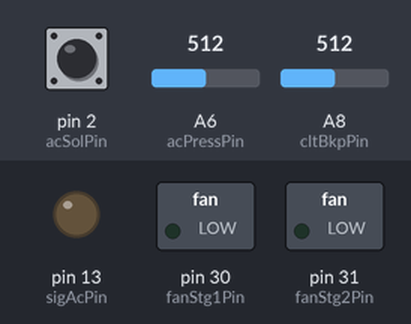
Bench run of a program on a simulated Arduino Mega 2560, built with avr-gcc and run on an emulated ATmega2560. Parts: switched loads named in the program (green lamp = pin HIGH), output pins drawn as LEDs (lit = HIGH). The inputs (shaded band) are chosen by the test bench; at power-on: A6 (acPressPin) = 512, A8 (cltBkpPin) = 512, pin 2 (acSolPin) HIGH.

Above: at 1.3 s.
1.4 s: A6 (acPressPin) set to 581
4.0 s: A6 (acPressPin) set to 609
At 6.8 s:
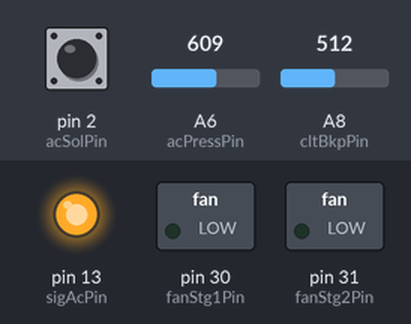
7.0 s: A8 (cltBkpPin) set to 122
10.0 s: A8 (cltBkpPin) set to 111
At 12.9 s:
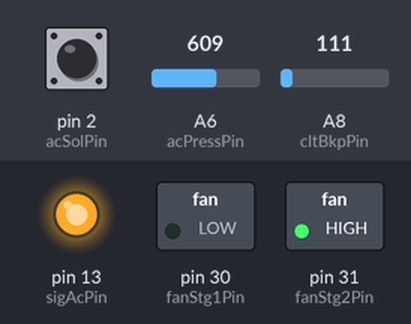
13.0 s: pin 2 (acSolPin) pulled LOW for 0.3 s
At 13.7 s:
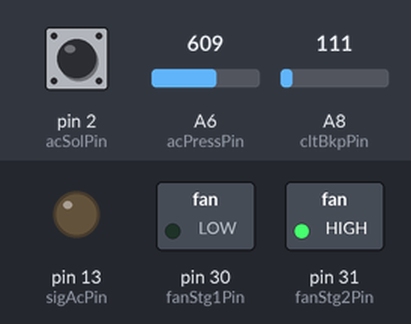
16.3 s: A8 (cltBkpPin) set to 140
At 19.0 s:
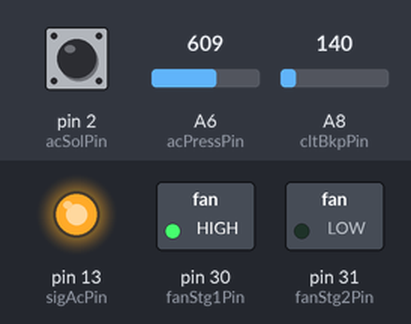
Timing chart, 0 to 20.3 s (numbered marks = the images above; inputs shaded):
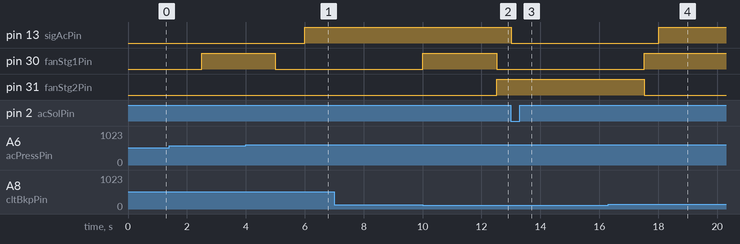

The program:

main.cpp
```cpp
/*

Controle de arrefecimento 2 estágios e ar condicionado com transdutor de pressão.
Autor: unBond 20/06/2022
Versão: 0.1

*/

/*
AR Condicionado - Ainda a definir os valores

Usando as informações do pressostato de 4 vias do Vectra B como base, temos:

- Menos de 29PSI / 2 bar : Sistema sem carga, não aciona compressor
- Mais de 435PSI / 29,99 bar : Sobrepressão, desligar compressor. Rearme somente
abaixo de 275PSI / 18,96 bar.
- Mais de 285PSI / 19,65 bar : Ligar eletroventilador segunda velocidade.
Desligar abaixo de 215PS 14,8I.

https://www.clubedovectra.com.br/forum/viewtopic.php?t=18135


Sistema de arrefecimento - Referência astra 2006 FlexPower

A termostática abre com 87º/102 graus.
Primeiro estágio Arma com 102 graus, quando arma ventilador permanece ativo até 92 graus.
Segundo estágio Arma com 107 e permanece ativado até 102 graus.

*/

//------------------------------------------------------------------------------------
// Bibliotecas
//------------------------------------------------------------------------------------
#include <Arduino.h>


//------------------------------------------------------------------------------------
// Debug Geral -- Descomente para ativar o modo debug via serial
//------------------------------------------------------------------------------------
//#define MODULO_ARREF_AC

//------------------------------------------------------------------------------------
// Definicoes do sistema de arrefecimentio
//------------------------------------------------------------------------------------
// AC
#define TPS_MAX_AC 90                               // Valor máximo em % de tps - Plena carga
#define AC_PRESS_MIN_OFF 40                         // Valor em BAR Proteção por carga inssuficiente de fluído refrigerante    -  // Verificar
#define AC_PRESS_MIN_FAN_STG1_EN 130                // Valor em BAR Mínimo de pressão para acionar velocidade 1 - Verificar
#define AC_PRESS_MAX_FAN_STG1_EN 210                // Valor em BAR Máximo de pressão para manter  velocidade 1 - Verificar
#define AC_PRESS_MIN_FAN_STG2_EN 220                // Valor em BAR Mínimo de pressão para acionar velocidade 2 - Verificar
#define AC_PRESS_MAX_SAFE_OFF 280                   // Valor em BAR Proteção por excesso de pressao desligar o compressor
#define AC_COMP_HISTER 5                            // Valor em sec, histere entre ativações do compressor.
// Arrefecimento
#define CLT_FAN_STG_1 100                           // Valor para acionar a primeira Velocidade
#define CLT_FAN_HIST_STG_1 92                       // Valor que será mantido uma vez ativado a velocidade 1 - histerese
#define CLT_FAN_STG_2 106                           // Valor para acionar a segunda Velocidade
#define CLT_FAN_HIST_STG_2  101                     // Valor que será mantido uma vez ativado a velocidade 2 - histerese

//------------------------------------------------------------------------------------
// I/O - microcontrolador - 2560
//------------------------------------------------------------------------------------
#define cltBkpPin A8  // Temperatura BKP se não houver CAN
#define acPressPin A6 // Transdutor A/C
#define acSolPin 2    // Solicitação AC 0.5V AC desligado / 12.5V AC LIGADO
#define sigAcPin 13   // Saida Compressor - Input PE1 MS2. //29 d13 pra testar
#define fanStg1Pin 30 // Fan estágio 1 - mosfet
#define fanStg2Pin 31 // Fan estágio 2 - mosfet

//------------------------------------------------------------------------------------
// Variaveis globais
//------------------------------------------------------------------------------------
// ISR
volatile unsigned long counter = 0;  // O valor máximo nesse projeto é  3.

// Auxiliares e contadores
volatile int16_t cltBkp = 0;
volatile uint16_t acPress = 0 ;
volatile byte acSol = 0, fanStg1 = 0, fanStg2 = 0, statusComp = 0;
// Auxiliares de amostragem
volatile uint8_t indexEngTemp = 0, histComp = 0;
//------------------------------------------------------------------------------------
// Declaracao de todas as funcoes - protótipos
//-----------------------------------------------------------------------------------

void setup();
void loop();
void fanStgControl();
void acSis();
void compOn();
void compOff();
void ativaComp();
void desatComp();
void ativaFanStg1();
void desatFanStg1();
void ativaFanStg2();
void desatFanStg2();
ISR(TIMER1_OVF_vect);

//------------------------------------------------------------------------------------
// Setup
//------------------------------------------------------------------------------------
void setup() {

  noInterrupts();
  analogReference(DEFAULT); //Cuidado isso é referente a cada projeto.

  #if defined(MODULO_ARREF_AC)
  Serial.begin(115200);

  while (!Serial) {
    ; // wait for serial port to connect. Needed for native USB port only
  }
  #endif
  //---Definicao dos pinos no microcontrolador
  pinMode(cltBkpPin, INPUT);
  pinMode(acPressPin, INPUT);
  pinMode(acSolPin, INPUT_PULLUP);
  pinMode(sigAcPin, OUTPUT);
  pinMode(fanStg1Pin, OUTPUT);
  pinMode(fanStg2Pin, OUTPUT);

  digitalWrite(sigAcPin, LOW);
  digitalWrite(fanStg1, LOW);
  digitalWrite(fanStg2, LOW);

  // Pré-scaller, timer
  TCCR1A = 0;
  TCCR1B |= ((1 << CS10) | (1 << CS11));
  TIMSK1 |= (1 << TOIE1);
  TCNT1 = 3036;

  interrupts();
}

//------------------------------------------------------------------------------------
// loop
//------------------------------------------------------------------------------------
void loop() {
#if defined(MODULO_ARREF_AC)
  Serial.println(" ");
  Serial.print("cltBkp: ");
  Serial.println(cltBkp);
  Serial.print("fanStg1: ");
  Serial.println(fanStg1);
  Serial.print("fanStrg2: ");
  Serial.println(fanStg2);
  //
  Serial.print("AcPress: ");
  Serial.println(acPress);
  Serial.print("acSol: ");
  Serial.println(acSol);
  Serial.print("statusComp: ");
  Serial.println(statusComp);
  Serial.print("Histerese ");
  Serial.println(histComp);
  Serial.println(" ");
  delay(2000);
#endif
}
//--------- Fim loop  ---------//

//------------------------------------------------------------------------------------
// arref
//------------------------------------------------------------------------------------
void fanStgControl() {

  static int16_t smoothEngTemp = 0;
  static uint8_t fanControl = 0;

  indexEngTemp++;
  // estado de leitura

  //Aqui iremos usar 10 leituras e realizar a média delas, útil para sensores analógicos.
  //Mesmo assim talvez seja interessante usar um pequeno capacitor nas entradas analógica para leitura mais suavizada.

  if (indexEngTemp <= 10) {
    //
    smoothEngTemp = analogRead(cltBkpPin) + smoothEngTemp;
  }

  if (indexEngTemp == 10) {
    cltBkp = (int16_t)(smoothEngTemp / indexEngTemp);
    indexEngTemp = 0;
    smoothEngTemp = 0;

    cltBkp = (int16_t)map(cltBkp, 0, 1024, 120, -10);
    // Amostragem obtida

    // Estrutura de controle de acionamento das velocidades dos ventiladores

    // Liga stg1
    if ((cltBkp >= CLT_FAN_STG_1) || (acPress >= AC_PRESS_MIN_FAN_STG1_EN)) {
      fanControl = 1;
      #if defined(MODULO_ARREF_AC)
      Serial.println("If 01 liga stg1");
      #endif
    }
    // Liga stg2
    if ((cltBkp >= CLT_FAN_STG_2) || (acPress >= AC_PRESS_MIN_FAN_STG2_EN)) {
      fanControl = 2;
      #if defined(MODULO_ARREF_AC)
      Serial.println("If 02 liga stg2");
      #endif
    }
    // retorno stg1 - histerese

    if (((fanControl == 2) && (cltBkp <= CLT_FAN_STG_1)) &&  (acPress <= AC_PRESS_MAX_FAN_STG1_EN)) { //parei aqui, lance do estagio 2 ac.
      fanControl = 1;
      #if defined(MODULO_ARREF_AC)
      Serial.println("If 03 fan = 1");
      #endif
    }

    // Desliga
    if (((fanControl >= 1) && (cltBkp <=CLT_FAN_HIST_STG_1)) && (acPress < AC_PRESS_MIN_FAN_STG1_EN)) {
      fanControl = 0;
      #if defined(MODULO_ARREF_AC)
      Serial.println("If 04 desliga");
      #endif
    }
    #if defined(MODULO_ARREF_AC)
    Serial.print("Fancontrol: ");
    Serial.println(fanControl);
    #endif

    switch (fanControl){
      case 2:
        ativaFanStg2();
        break;
      case 1:
        ativaFanStg1();
        break;
      case 0:
        desatFanStg1();
        desatFanStg2();
        break;
    }

  }
}
//--------- Fim arref  ---------//

//------------------------------------------------------------------------------------
// acSis
//------------------------------------------------------------------------------------
void acSis() {
  acPress = analogRead(acPressPin); // Preciso de smooth aqui?
  acPress = (uint16_t)map(acPress, 0, 1024, 310, 0);
  acSol = digitalRead(acSolPin);
}
//--------- Fim arref  ---------//

//------------------------------------------------------------------------------------
// compOn
//------------------------------------------------------------------------------------
void compOn() {
  if ((acPress <= AC_PRESS_MAX_SAFE_OFF || acPress > AC_PRESS_MIN_OFF) && acSol == true) {
    ativaComp();
  }
}
//--------- Fim compOn  ---------//

//------------------------------------------------------------------------------------
// compOff
//------------------------------------------------------------------------------------
void compOff() {
  if (acPress >= AC_PRESS_MAX_SAFE_OFF || acPress < AC_PRESS_MIN_OFF || acSol == false) {
    desatComp();
  }
}
//--------- Fim compOff  ---------//

//------------------------------------------------------------------------------------
// ativaComp
//------------------------------------------------------------------------------------
void ativaComp() {
  if (statusComp == false && histComp == AC_COMP_HISTER ) {
    digitalWrite(sigAcPin, HIGH);
    statusComp = true;
  }
}
//--------- ativaComp  ---------//

//------------------------------------------------------------------------------------
// desatComp
//------------------------------------------------------------------------------------
void desatComp() {
  if (statusComp == true) {
    digitalWrite(sigAcPin, LOW);
    statusComp = false;
    histComp = 0;
  }
}
//--------- desatComp  ---------//

//------------------------------------------------------------------------------------
// ativaFanStg1
//------------------------------------------------------------------------------------
void ativaFanStg1() {
  if (fanStg1 == false) {
    desatFanStg2(); // Garante que não acionaremos os relê ao mesmo tempo do STG
                    // 1 e STG 2.
    digitalWrite(fanStg1Pin, HIGH);
    #if defined(MODULO_ARREF_AC)
    Serial.println ("fan1 DW");
    #endif
    fanStg1 = true;
  }
}
//--------- Fim ativaFanStg1  ---------//

//------------------------------------------------------------------------------------
// desatFanStg1
//------------------------------------------------------------------------------------
void desatFanStg1() {
  if (fanStg1 == true) {
    digitalWrite(fanStg1Pin, LOW);
    #if defined(MODULO_ARREF_AC)
    Serial.println ("fan1 DW L");
    #endif
    fanStg1 = false;
  }
}
//--------- Fim desatFanStg1  ---------//

//------------------------------------------------------------------------------------
// ativaFanStg2
//------------------------------------------------------------------------------------
void ativaFanStg2() {
  if (fanStg2 == false) {
    desatFanStg1(); // Garante que não acionaremos os relê ao mesmo tempo do STG
                    // 1 e STG 2.
    digitalWrite(fanStg2Pin, HIGH);
    #if defined(MODULO_ARREF_AC)
    Serial.println ("fan2 DW");
    #endif
    fanStg2 = true;
  }
}
//--------- Fim ativaFanStg2  ---------//

//------------------------------------------------------------------------------------
// desatFanStg2
//------------------------------------------------------------------------------------
void desatFanStg2() {
  if (fanStg2 == true) {
    digitalWrite(fanStg2Pin, LOW);
    #if defined(MODULO_ARREF_AC)
    Serial.println ("fan2 DW L");
    #endif
    fanStg2 = false;
  }
}
//--------- Fim desatFanStg2  ---------//
//------------------------------------------------------------------------------------
// Timer principal
//------------------------------------------------------------------------------------
ISR(TIMER1_OVF_vect) {

  /* rotinas a cada 250ms */
  fanStgControl(); //Controle dos ventiladores
  acSis();

  counter++;
  // aqui se passou 250ms
  if (counter > 3) {

    /* rotinas a cada 1sec */
    // aqui se passou um segundo
    compOn();
    compOff();

    if (histComp < AC_COMP_HISTER )
      histComp++;
    counter = 0;
  }
  TCNT1 = 3036;
}
//--------- Fim Timer  ---------//
```

Measured:
- the behaviour switches between 597 and 598 on A6 (acPressPin) (found by bisection; images 0 and 1)
- the behaviour switches between 119 and 118 on A8 (cltBkpPin) (found by bisection; images 1 and 2)
- after the input at 4.0 s, pin 30 (fanStg1Pin): HIGH → LOW after 1.0 s
- after the input at 7.0 s, every drawn part: stays the same
- after the input at 10.0 s, pin 31 (fanStg2Pin): LOW → HIGH after 2.5 s
- after the input at 13.0 s, pin 13 (sigAcPin): HIGH → LOW at once
- after the input at 16.3 s, pin 30 (fanStg1Pin): LOW → HIGH after 1.2 s; pin 31 (fanStg2Pin): HIGH → LOW after 1.2 s
